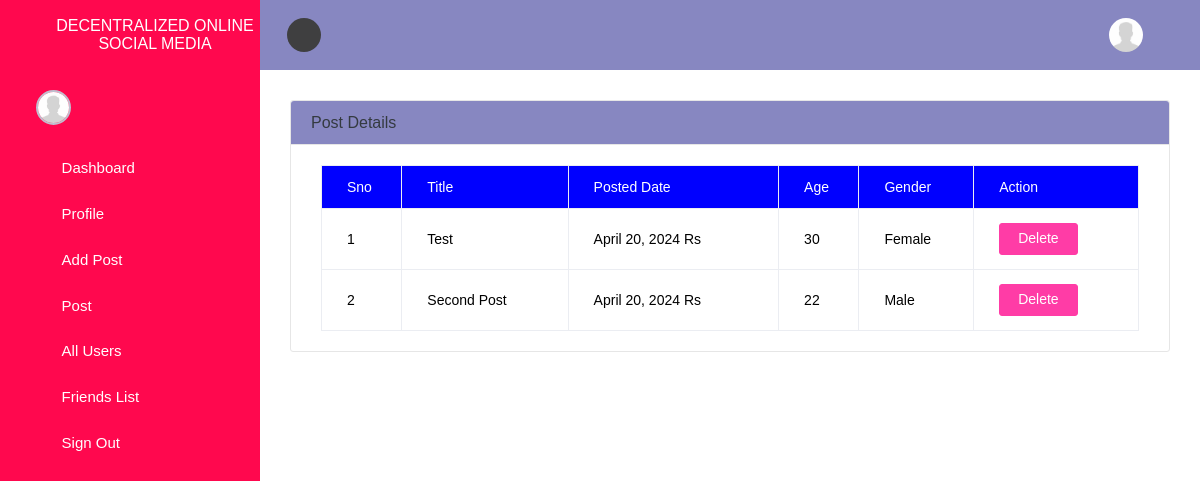
Page /post/ (signed in) on the committed database.
### app/models.py (models this page shows, shortened)
class Post(models.Model):
	title = models.CharField(max_length=50)
	description = models.TextField(null=True, blank=True)
	encrypted_description = models.TextField(null=True, blank=True)
	description_key = models.CharField(max_length=44, null=True, blank=True)  # 44 characters for URL-safe base64 encoding
	user_id = models.ForeignKey(Register_Detail, on_delete=models.CASCADE)
	gender = models.CharField(max_length=50,null=True, blank=True)
	age = models.CharField(max_length=50,null=True, blank=True)
	date = models.DateField('Posted Date', default=timezone.now())

### app/views.py (the view)
# urls.py: path('post/', views.post, name='post'),
def post(request):
	user_id=request.session['user_id']
	if request.session.has_key('username'):
		detail=Post.objects.filter(user_id=int(user_id))
		return render(request,'post.html',{'detail':detail})
	else:
		return render(request,'login.html',{})

### app/templates/post.html
{%include 'header.html'%}
<div class="container" style="margin:0 auto;padding-top:100px;">
<div class="col-xl-12 col-lg-12 col-md-12 col-sm-12 col-12" >
    <div class="card" >
        <h5 class="card-header">Post Details</h5>
        <div class="card-body">
            <div class="table-responsive ">
                <table class="table table-bordered">
                    <thead style="background: blue;color: #FFF">
                        <tr class="white">
                            <th>Sno</th>
							<th>Title</th>
							<th>Posted Date</th>
                            <th>Age</th>
                            <th>Gender</th>
							<th>Action</th>
                        </tr>
                    </thead>
                    <tbody>
                        {% for i in detail %}
                        <tr style="background: #FFF;color: #000">
                            <td>{{forloop.counter}}</td>
							<td>{{i.title}}</td>
							<td>{{i.date}} Rs</td>
                            <td>{{i.age}}</td>
                            <td>{{i.gender}}</td>
							<td>
							<a href="{% url 'delete' pk=i.id %}" class="btn btn-danger" onclick="return confirm('Are you sure want to delete?')"> Delete </a></td>
                        </tr>
                        {% empty %}
                        <tr>
                            <td colspan="8" class="text-center bg-primary">No Post</td>
                        </tr>
                       {% endfor %}
                    </tbody>
                </table>
            </div>
        </div>
    </div>
</div>
</div>

### app/templates/header.html (style rules this page uses)
.card-header { background:#8787c1 !important; }

### rows in the picture
Post: title "Test", date "April 20, 2024", age "30", gender "Female"
Post: title "Second Post", date "April 20, 2024", age "22", gender "Male"
